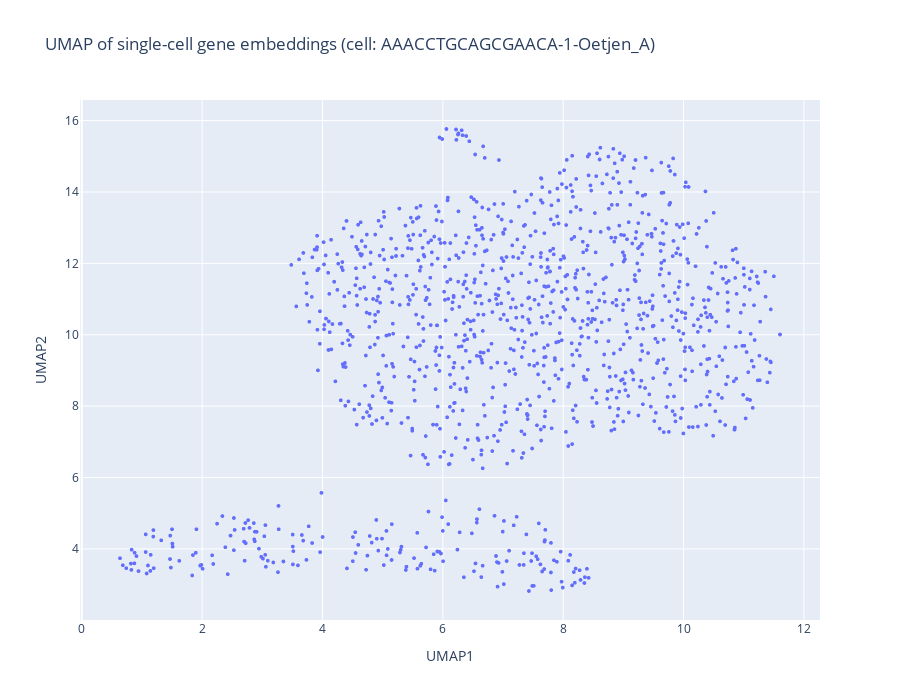

The notebook cell saved with this chart:
### Markdown cell above
## Create UMAP of Single-cell Gene Embeddings

### Code cell
# UMAP of gene embeddings for a single cell (cell 0)
single_cell_gene_embs = cell_dep_gene_embeddings[0]  # (1173, 512)
cell_id = adata.obs.index[0]
gene_adata = sc.AnnData(X=single_cell_gene_embs)
gene_adata.obs["gene"] = genes_in_vocab

sc.pp.neighbors(gene_adata, use_rep="X")
sc.tl.umap(gene_adata)

gene_umap_df = pd.DataFrame(
    gene_adata.obsm["X_umap"], columns=["UMAP1", "UMAP2"]
)
gene_umap_df["gene"] = gene_adata.obs["gene"].values


fig = px.scatter(
    gene_umap_df, x="UMAP1", y="UMAP2",
    hover_name="gene",
    title=f"UMAP of single-cell gene embeddings (cell: {cell_id})",
    width=900, height=700,
)
fig.update_traces(marker_size=4)
fig.show()

### Figure 1 — Plotly figure (JSON) as saved in the notebook; plotly's stock layout.template omitted (floating-point values rounded to 4 significant figures; data arrays with more than 128 entries replaced by an {"elided": "..."} marker saying what was removed)
{"data": [{"hovertemplate": "<b>%{hovertext}</b><br><br>UMAP1=%{x}<br>UMAP2=%{y}<extra></extra>", "hovertext": {"elided": "1173 str values"}, "legendgroup": "", "marker": {"color": "#636efa", "size": 4, "symbol": "circle"}, "mode": "markers", "name": "", "showlegend": false, "type": "scattergl", "x": {"elided": "1173 float values"}, "xaxis": "x", "y": {"elided": "1173 float values"}, "yaxis": "y"}], "layout": {"height": 700, "legend": {"tracegroupgap": 0}, "title": {"text": "UMAP of single-cell gene embeddings (cell: AAACCTGCAGCGAACA-1-Oetjen_A)"}, "width": 900, "xaxis": {"anchor": "y", "domain": [0, 1], "title": {"text": "UMAP1"}}, "yaxis": {"anchor": "x", "domain": [0, 1], "title": {"text": "UMAP2"}}}}
